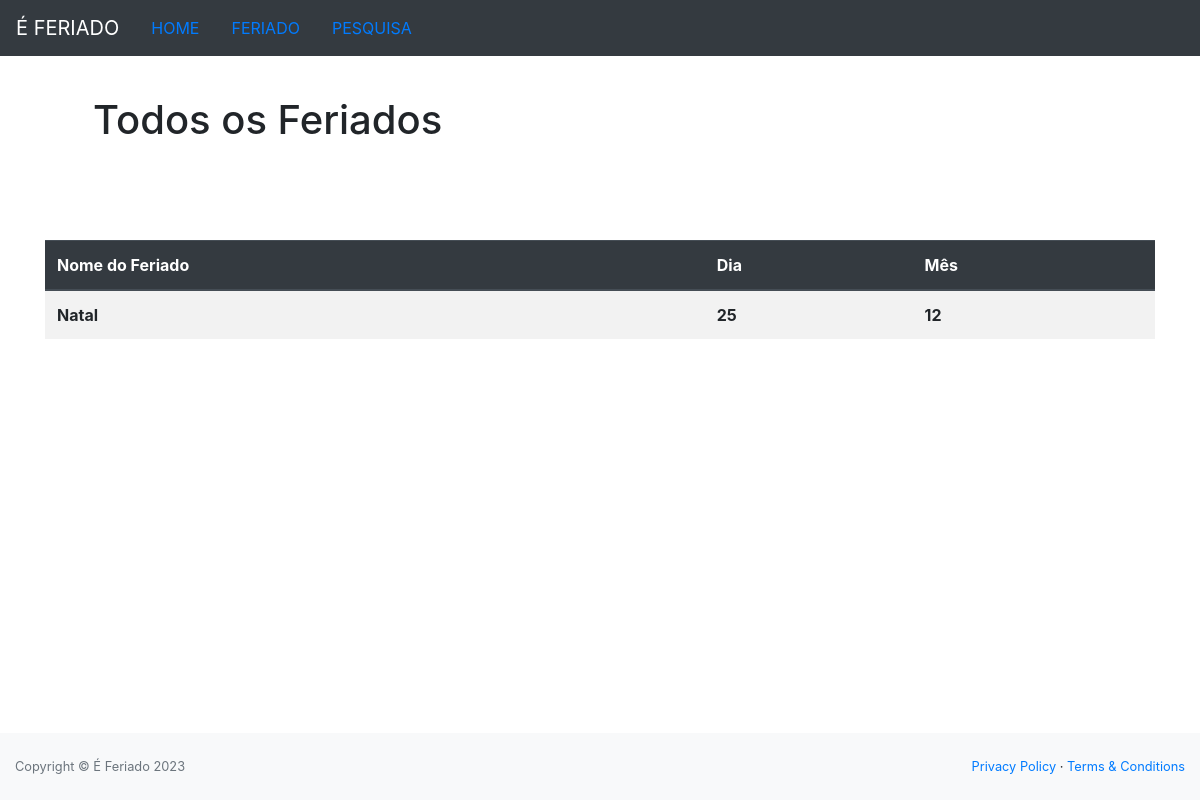
/all-holidays/, run on an earlier commit of the app's database.
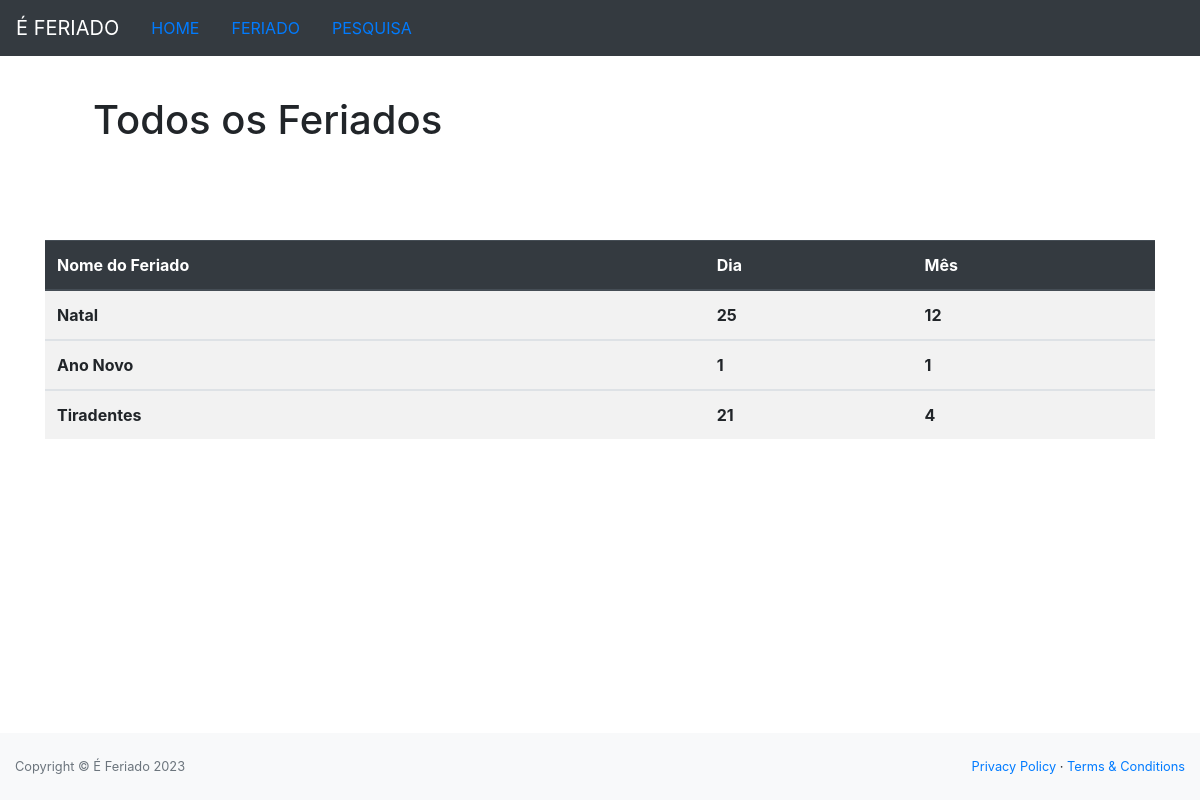
And on a later commit of the database.
### app/models.py (models this page shows)
class FeriadoModel(models.Model):
    id = models.AutoField(primary_key=True)
    nome_feriado = models.CharField(max_length=100)
    dia = models.IntegerField('dia')
    mes = models.IntegerField('mes')
    modificado_em = models.DateField(auto_now=True)

### app/views.py (the view)
# urls.py: path('all-holidays/', route_all_holidays, name="all-holidays"),
def route_all_holidays(request):
    List = FeriadoModel.objects.all()
    return render(request, 'all_holidays.html', {'List': List})

### app/templates/all_holidays.html
{% extends 'modelo.html' %}
{% load static %}
{% block content %}
    <h1 class="mt-5 p-5">Todos os Feriados</h1>
    <table class="table table-striped mt-5 p-5">
        <thead class="thead-dark">
            <tr>
                <th scope="col">Nome do Feriado</th>
                <th scope="col">Dia</th>
                <th scope="col">Mês</th>
            </tr>
            {% for value in List %}
            <tbody>
                <tr>
                    <th scope="row">{{value.nome_feriado}}</th>
                    <th scope="row">{{value.dia}}</th>
                    <th scope="row">{{value.mes}}</th>
                </tr>
            </tbody>
            {% endfor %}
        </thead>
    </table>
{% endblock %}

What changed in the data, as far as the page shows it:
added FeriadoModel: nome_feriado "Ano Novo", dia "1", mes "1"
added FeriadoModel: nome_feriado "Tiradentes", dia "21", mes "4"
